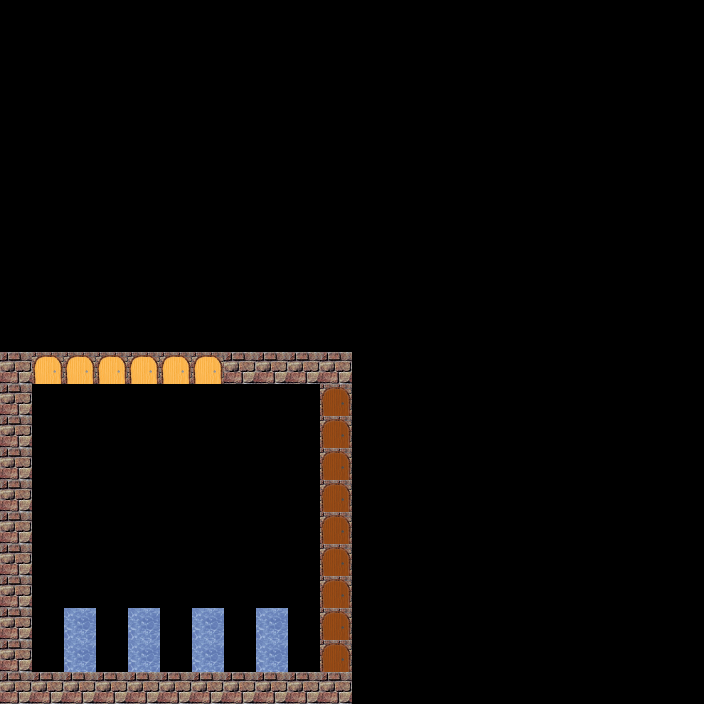

The image is a tile-based game level rendered from a .tmx file. Its description and source (layers, tilesets, objects; grid data summarised) follow:
An orthogonal 22x22 tile map with 32x32 px tiles, 1 tile layer (Tile Layer 1), 1 hidden layer not drawn.

<map version="1.0" orientation="orthogonal" renderorder="right-down" width="22" height="22" tilewidth="32" tileheight="32">
 <tileset firstgid="1" name="tiles" tilewidth="32" tileheight="32">
  <image source="../data/tex/tiles.png" width="128" height="96" />
 </tileset>
 <layer name="Tile Layer 1" width="22" height="22">
  <data>[484 cells, 48 non-empty, 4 distinct tile ids]</data>
 </layer>
 <layer name="Tile Layer 2" width="22" height="22" visible="0">
  <data>[484 cells, 51 non-empty, 2 distinct tile ids]</data>
 </layer>
</map>